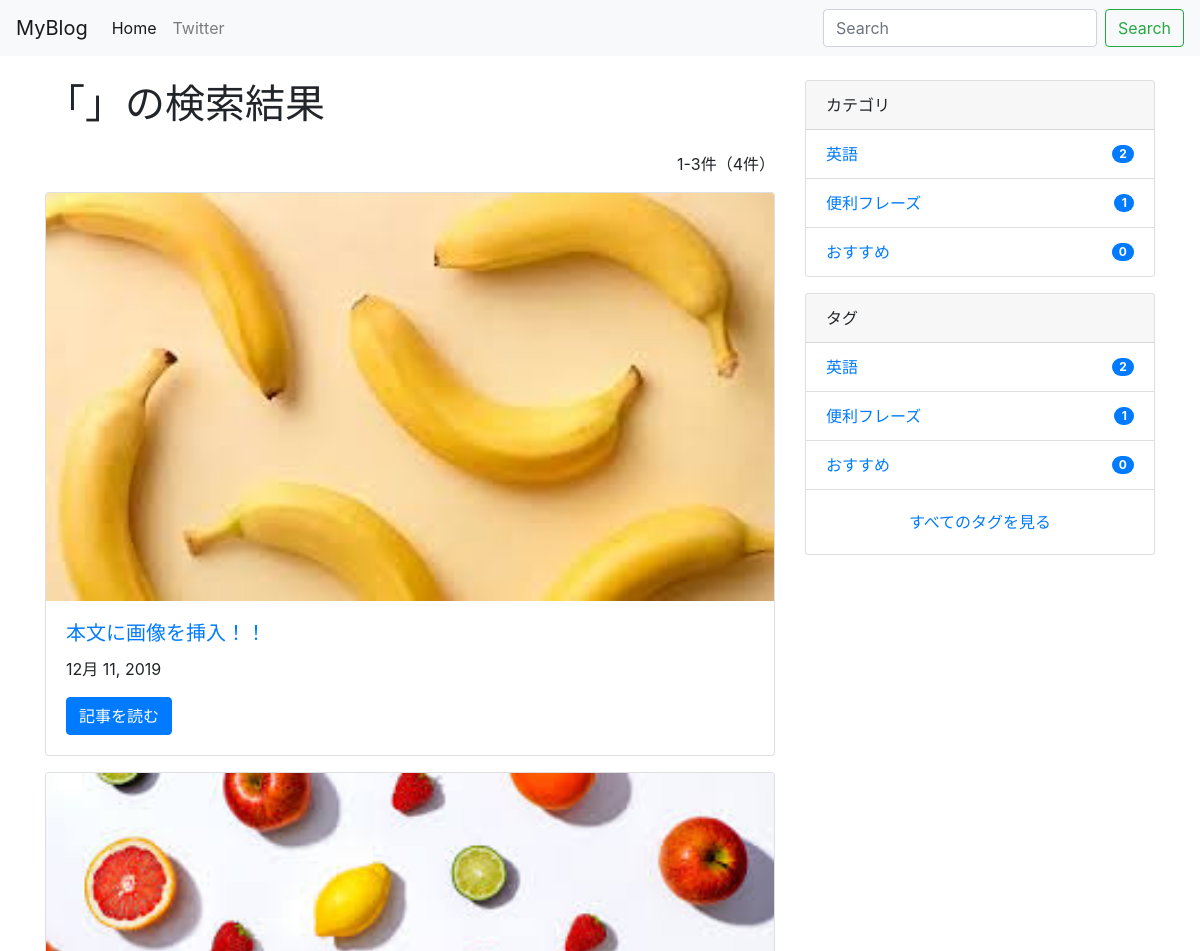
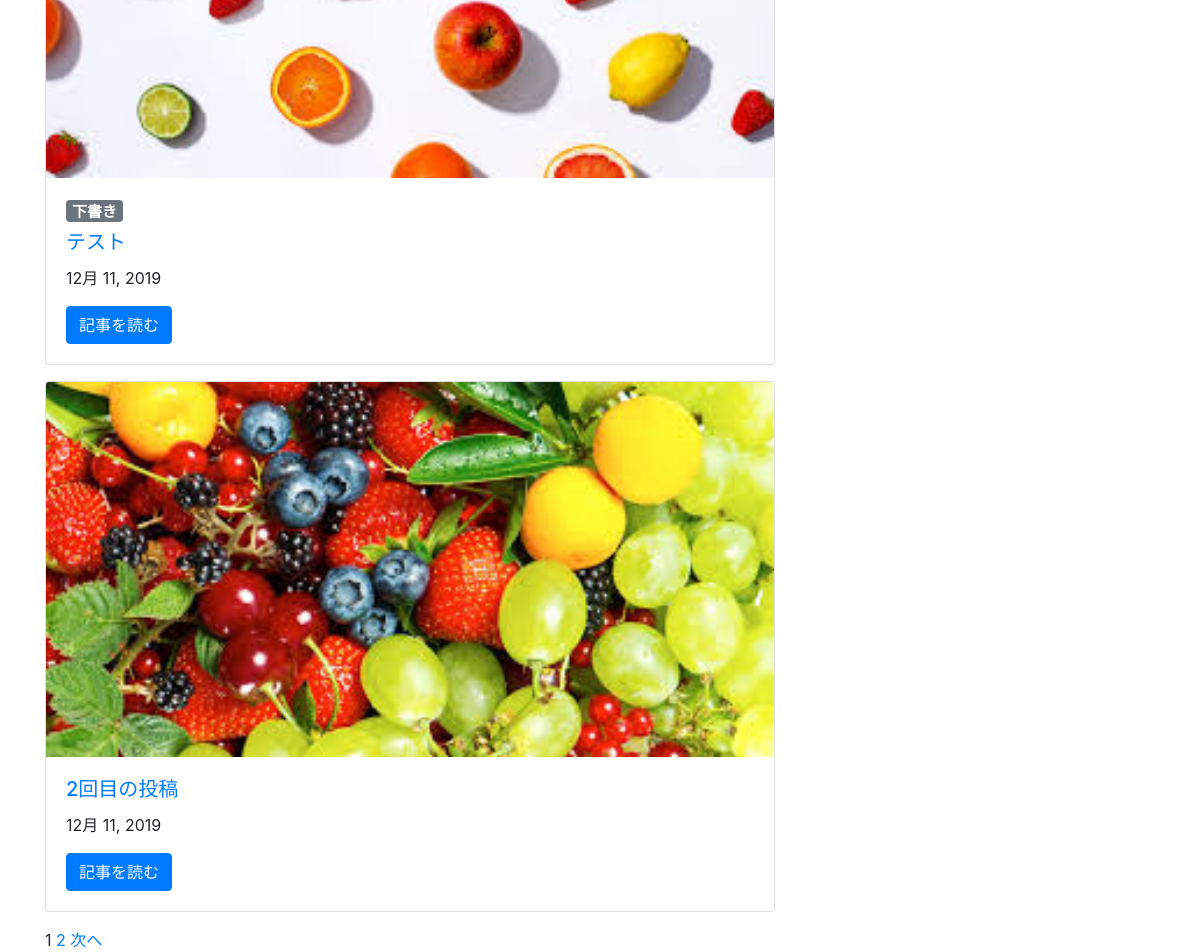
The app's page /search/ (signed in) with its own data (2 pictures, top to bottom).
### blog/models.py (models this page shows, shortened)
class Post(models.Model):
    category = models.ForeignKey(Category, on_delete=models.PROTECT)
    tags = models.ManyToManyField(Tag, blank=True)
    title = models.CharField(max_length=255)
    content = models.TextField()
    description = models.TextField(blank=True)
    created_at = models.DateTimeField(auto_now_add=True)
    updated_at = models.DateTimeField(auto_now=True)
    published_at = models.DateTimeField(blank=True, null=True)
    is_public = models.BooleanField(default=False)
    image = models.ImageField(
        upload_to='post_images/', null=True, blank=True)
    class Meta:
        ordering = ['-created_at']

class Category(models.Model):
    name = models.CharField(max_length=255)
    slug = models.SlugField(unique=True)
    timestamp = models.DateTimeField(auto_now_add=True)

class Tag(models.Model):
    name = models.CharField(max_length=255)
    slug = models.SlugField(unique=True)
    timestamp = models.DateTimeField(auto_now_add=True)

### blog/views.py (the view)
# urls.py: path('search/', SearchPostView.as_view(), name='search_post'),
class SearchPostView(ListView):
    model = Post
    template_name = 'blog/search_post.html'
    paginate_by = 3
    def get_queryset(self):
        query = self.request.GET.get('q', None)
        lookups = (
            Q(title__icontains=query) |
            Q(content__icontains=query) |
            Q(category__name__icontains=query) |
            Q(tags__name__icontains=query)
        )
        if query is not None:
            qs = super().get_queryset().filter(lookups).distinct()
            return qs
        qs = super().get_queryset()
        return qs
    def get_context_data(self, **kwargs):
        context = super().get_context_data(**kwargs)
        query = self.request.GET.get('q')
        context['query'] = query
        return context

### portfolio/context_processors.py (called while the page is built)
def common(request):
    context = {
        'categories': Category.objects.annotate(
            num_posts=Count('post', filter=Q(post__is_public=True))),
        'tags': Tag.objects.annotate(
            num_posts=Count('post', filter=Q(post__is_public=True))),
    }
    return context

### blog/templates/blog/search_post.html (shortened to what this page needs)
{% extends "base.html" %}
{% block content %}
<div class="container">
  <div class="row">
    <main class="col-md-8">
      <h1 class="mb-4">「{% if query %}{{ query }}{% endif %}」の検索結果</h1>
      <p class="text-right">{{ page_obj.start_index }}-{{ page_obj.end_index }}件（{{ paginator.count }}件）</p>
      {% include "blog/snippets/main_post_list.html" %}
      {% include "blog/snippets/pagination.html" %}
    </main>
    <aside class="col-md-4">
      {% include "blog/snippets/sidebar.html" %}
    </aside>
  </div>
</div>
{% endblock %}

### blog/templates/blog/snippets/main_post_list.html
{% for post in object_list %}
{% if user.is_authenticated or post.is_public %}
<div class="card mb-3">
  {% if post.image %}
  <a href="{% url 'blog:post_detail' post.id %}">
    <img class="card-img-top" src="{{ post.image.url }}" alt="{{ post.title }}">
  </a>
  {% endif %}
  <div class="card-body">
    {% if not post.is_public %}
    <h5><span class="badge badge-secondary">下書き</span></h5>
    {% endif %}
    <a href="{% url 'blog:post_detail' post.id %}">
      <h5 class="card-title">{{ post.title }}</h5>
    </a>
    <p class="card-text">{{ post.published_at|date }}</p>
    <a href="{% url 'blog:post_detail' post.id %}" class="btn btn-primary">記事を読む</a>
  </div>
</div>
{% endif %}
{% empty %}
<p>まだ投稿はありません。</p>
{% endfor %}

### blog/templates/blog/snippets/sidebar.html
<div class="card mb-3">
  <div class="card-header">
    カテゴリ
  </div>
  <ul class="list-group list-group-flush">
    {% for category in categories|dictsort:"id" %}
    <li class="list-group-item d-flex justify-content-between align-items-center">
      <a href="{% url 'blog:category_post' category.slug %}" class="card-link">{{ category.name }}</a>
      <span class="badge badge-primary badge-pill">{{ category.num_posts }}</span>
    </li>
    {% endfor %}
  </ul>
</div>
<div class="card">
  <div class="card-header">
    タグ
  </div>
  <ul class="list-group list-group-flush">
    {% for tag in tags|dictsortreversed:"num_posts"|slice:":5" %}
    <li class="list-group-item d-flex justify-content-between align-items-center">
      <a href="{% url 'blog:tag_post' tag.slug %}" class="card-link">{{ tag.name }}</a>
      <span class="badge badge-primary badge-pill">{{ tag.num_posts }}</span>
    </li>
    {% endfor %}
  </ul>
  <div class="card-body text-center">
    <a href="{% url 'blog:tag_list' %}" class="card-link">すべてのタグを見る</a>
  </div>
</div>

### records on screen
Post: image (picture), title "本文に画像を挿入！！", published_at "12月 11, 2019"
Post: image (picture), is_public "下書き", title "テスト", published_at "12月 11, 2019"
Post: image (picture), title "2回目の投稿", published_at "12月 11, 2019"
Category: name "英語", num_posts "2"
Category: name "便利フレーズ", num_posts "1"
Category: name "おすすめ", num_posts "0"
Tag: name "英語", num_posts "2"
Tag: name "便利フレーズ", num_posts "1"
Tag: name "おすすめ", num_posts "0"

### other values on screen
{{ page_obj.start_index }} "1"
{{ page_obj.end_index }} "3"
{{ paginator.count }} "4"
{{ num }} "1"
{{ num }} "2"
